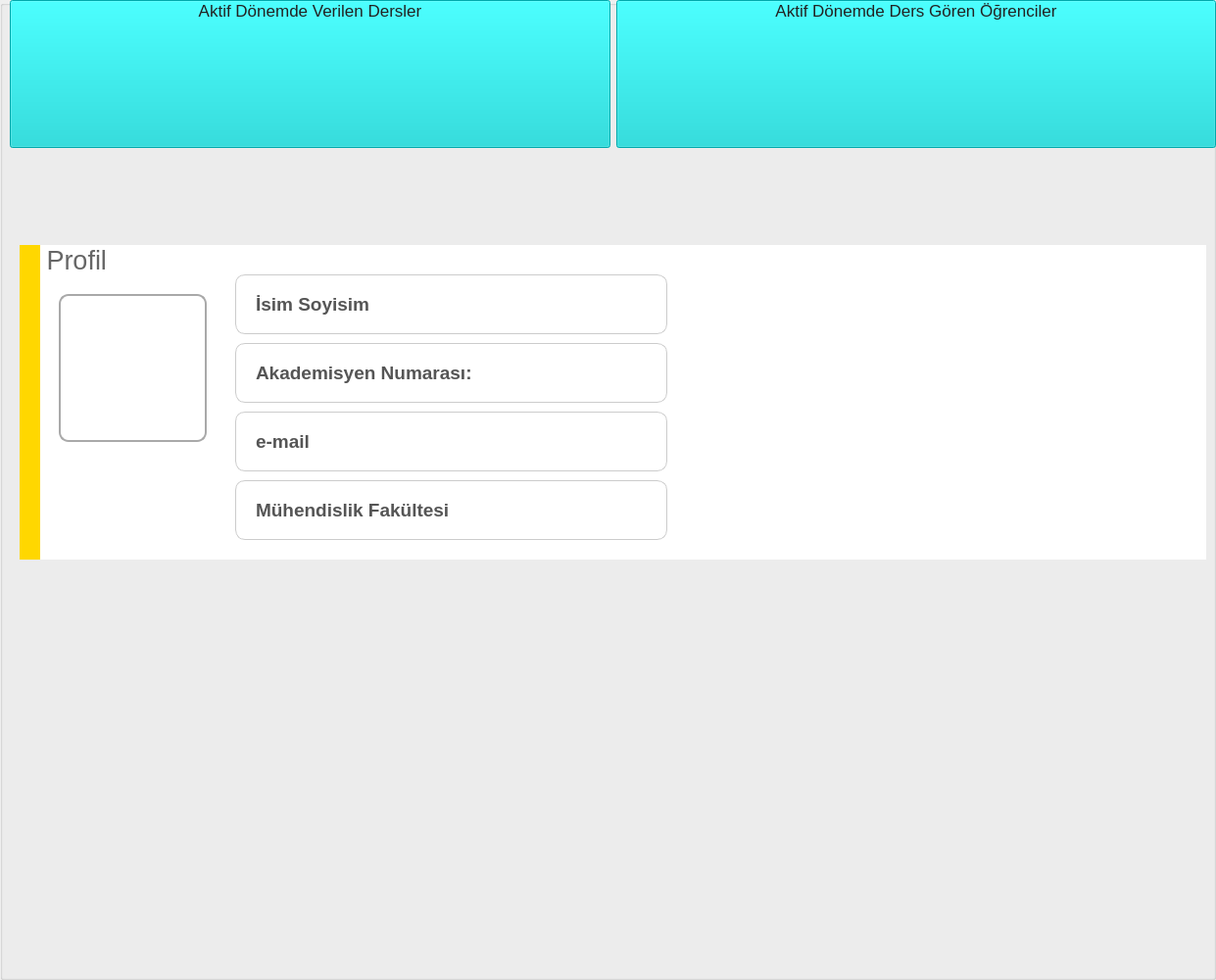
  <widget class="QGroupBox" name="groupBox_anamenu">
   <property name="geometry">
    <rect>
     <x>350</x>
     <y>0</y>
     <width>1241</width>
     <height>1000</height>
    </rect>
   </property>
   <property name="title">
    <string/>
   </property>
   <widget class="QWidget" name="horizontalLayoutWidget">
    <property name="geometry">
     <rect>
      <x>10</x>
      <y>0</y>
      <width>1231</width>
      <height>151</height>
     </rect>
    </property>
    <layout class="QHBoxLayout" name="horizontalLayout">
     <item>
      <widget class="QPushButton" name="pushButton_verilendersler">
       <property name="enabled">
        <bool>false</bool>
       </property>
       <property name="sizePolicy">
        <sizepolicy hsizetype="Preferred" vsizetype="Preferred">
         <horstretch>0</horstretch>
         <verstretch>0</verstretch>
        </sizepolicy>
       </property>
       <property name="font">
        <font>
         <pointsize>13</pointsize>
        </font>
       </property>
       <property name="styleSheet">
        <string notr="true">QPushButton {
    background-color: rgb(0, 206, 209);
    border-image: url(:/arkaplan/ic_arkaplan.jpg);
    color: #222222; /* Daha koyu gri tonu */
    text-align: top; /* Metni üste hizala */
}
</string>
       </property>
       <property name="text">
        <string>Aktif Dönemde Verilen Dersler</string>
       </property>
       <property name="icon">
        <iconset resource="ikonlar_ogrenci.qrc">
         <normaloff>:/dersler/dersler2.ico</normaloff>:/dersler/dersler2.ico</iconset>
       </property>
       <property name="iconSize">
        <size>
         <width>75</width>
         <height>75</height>
        </size>
       </property>
      </widget>
     </item>
     <item>
      <widget class="QPushButton" name="pushButton_dersgorenogrenc">
       <property name="enabled">
        <bool>false</bool>
       </property>
       <property name="sizePolicy">
        <sizepolicy hsizetype="Preferred" vsizetype="Preferred">
         <horstretch>0</horstretch>
         <verstretch>0</verstretch>
        </sizepolicy>
       </property>
       <property name="font">
        <font>
         <pointsize>13</pointsize>
        </font>
       </property>
       <property name="styleSheet">
        <string notr="true">QPushButton {
    background-color: rgb(0, 206, 209);
    border-image: url(:/arkaplan/ic_arkaplan.jpg);
    color: #222222; /* Daha koyu gri tonu */
    text-align: top; /* Metni üste hizala */
}
</string>
       </property>
       <property name="text">
        <string>Aktif Dönemde Ders Gören Öğrenciler</string>
       </property>
       <property name="icon">
        <iconset resource="ikonlar_ogrenci.qrc">
         <normaloff>:/user/user2.ico</normaloff>:/user/user2.ico</iconset>
       </property>
       <property name="iconSize">
        <size>
         <width>75</width>
         <height>75</height>
        </size>
       </property>
      </widget>
     </item>
    </layout>
   </widget>
   <widget class="QPushButton" name="pushButton_ogrtemail">
    <property name="enabled">
     <bool>false</bool>
    </property>
    <property name="geometry">
     <rect>
      <x>240</x>
      <y>420</y>
      <width>441</width>
      <height>61</height>
     </rect>
    </property>
    <property name="styleSheet">
     <string notr="true">QPushButton {
    background-color: transparent; /* Arka planı şeffaf yapar */
    border: 1px solid #ccc; /* Kenarlık ekler ve kenar rengini belirler */
    border-radius: 10px; /* Köşeleri yuvarlar */
    padding: 1px 40px 1px 20px; /* İçerik ve kenar arasındaki boşluğu belirler */
    font-size: 19px; /* Yazı fontunun boyutunu belirler */
    font-weight: bold; /* Yazı fontunu kalın yapar */
    color: #555; /* Yazı rengini belirler */
    text-align: left; /* Metni ve ikonu sola hizalar */
}

QPushButton::icon {
    margin-left: 0; /* İkonu en soldan başlatır */
}

QPushButton::text {
    padding-left: 0; /* Metni en soldan başlatır */
}
</string>
    </property>
    <property name="text">
     <string>e-mail</string>
    </property>
    <property name="icon">
     <iconset resource="ikonlar_ogrenci.qrc">
      <normaloff>:/posta/posta.ico</normaloff>:/posta/posta.ico</iconset>
    </property>
    <property name="iconSize">
     <size>
      <width>45</width>
      <height>45</height>
     </size>
    </property>
   </widget>
   <widget class="QPushButton" name="pushButton_ogrtakademisyennumara">
    <property name="enabled">
     <bool>false</bool>
    </property>
    <property name="geometry">
     <rect>
      <x>240</x>
      <y>350</y>
      <width>441</width>
      <height>61</height>
     </rect>
    </property>
    <property name="styleSheet">
     <string notr="true">QPushButton {
    background-color: transparent; /* Arka planı şeffaf yapar */
    border: 1px solid #ccc; /* Kenarlık ekler ve kenar rengini belirler */
    border-radius: 10px; /* Köşeleri yuvarlar */
    padding: 1px 40px 1px 20px; /* İçerik ve kenar arasındaki boşluğu belirler */
    font-size: 19px; /* Yazı fontunun boyutunu belirler */
    font-weight: bold; /* Yazı fontunu kalın yapar */
    color: #555; /* Yazı rengini belirler */
    text-align: left; /* Metni ve ikonu sola hizalar */
}

QPushButton::icon {
    margin-left: 0; /* İkonu en soldan başlatır */
}

QPushButton::text {
    padding-left: 0; /* Metni en soldan başlatır */
}
</string>
    </property>
    <property name="text">
     <string>Akademisyen Numarası:</string>
    </property>
    <property name="icon">
     <iconset resource="ikonlar_ogrenci.qrc">
      <normaloff>:/numara/numara.ico</normaloff>:/numara/numara.ico</iconset>
    </property>
    <property name="iconSize">
     <size>
      <width>45</width>
      <height>45</height>
     </size>
    </property>
   </widget>
   <widget class="QLabel" name="label_profil">
    <property name="geometry">
     <rect>
      <x>40</x>
      <y>250</y>
      <width>1191</width>
      <height>321</height>
     </rect>
    </property>
    <property name="font">
     <font>
      <pointsize>20</pointsize>
     </font>
    </property>
    <property name="styleSheet">
     <string notr="true">QLabel {
    color: #666; /* Yazı rengini değiştirerek açık gri tonuna ayarlar */
	background-color: rgb(255, 255, 255);
}
</string>
    </property>
    <property name="text">
     <string> Profil</string>
    </property>
    <property name="alignment">
     <set>Qt::AlignLeading|Qt::AlignLeft|Qt::AlignTop</set>
    </property>
   </widget>
   <widget class="QPushButton" name="pushButton_ogrtfakulte">
    <property name="enabled">
     <bool>false</bool>
    </property>
    <property name="geometry">
     <rect>
      <x>240</x>
      <y>490</y>
      <width>441</width>
      <height>61</height>
     </rect>
    </property>
    <property name="styleSheet">
     <string notr="true">QPushButton {
    background-color: transparent; /* Arka planı şeffaf yapar */
    border: 1px solid #ccc; /* Kenarlık ekler ve kenar rengini belirler */
    border-radius: 10px; /* Köşeleri yuvarlar */
    padding: 1px 40px 1px 20px; /* İçerik ve kenar arasındaki boşluğu belirler */
    font-size: 19px; /* Yazı fontunun boyutunu belirler */
    font-weight: bold; /* Yazı fontunu kalın yapar */
    color: #555; /* Yazı rengini belirler */
    text-align: left; /* Metni ve ikonu sola hizalar */
}

QPushButton::icon {
    margin-left: 0; /* İkonu en soldan başlatır */
}

QPushButton::text {
    padding-left: 0; /* Metni en soldan başlatır */
}
</string>
    </property>
    <property name="text">
     <string>Mühendislik Fakültesi</string>
    </property>
    <property name="icon">
     <iconset resource="ikonlar_ogrenci.qrc">
      <normaloff>:/konum/konum.ico</normaloff>:/konum/konum.ico</iconset>
    </property>
    <property name="iconSize">
     <size>
      <width>45</width>
      <height>45</height>
     </size>
    </property>
   </widget>
   <widget class="QPushButton" name="pushButton_ogrtisimsoyisim">
    <property name="enabled">
     <bool>false</bool>
    </property>
    <property name="geometry">
     <rect>
      <x>240</x>
      <y>280</y>
      <width>441</width>
      <height>61</height>
     </rect>
    </property>
    <property name="styleSheet">
     <string notr="true">QPushButton {
    background-color: transparent; /* Arka planı şeffaf yapar */
    border: 1px solid #ccc; /* Kenarlık ekler ve kenar rengini belirler */
    border-radius: 10px; /* Köşeleri yuvarlar */
    padding: 1px 40px 1px 20px; /* İçerik ve kenar arasındaki boşluğu belirler */
    font-size: 19px; /* Yazı fontunun boyutunu belirler */
    font-weight: bold; /* Yazı fontunu kalın yapar */
    color: #555; /* Yazı rengini belirler */
    text-align: left; /* Metni ve ikonu sola hizalar */
}

QPushButton::icon {
    margin-left: 0; /* İkonu en soldan başlatır */
}

QPushButton::text {
    padding-left: 0; /* Metni en soldan başlatır */
}
</string>
    </property>
    <property name="text">
     <string>İsim Soyisim</string>
    </property>
    <property name="icon">
     <iconset resource="ikonlar_ogrenci.qrc">
      <normaloff>:/user/user.ico</normaloff>:/user/user.ico</iconset>
    </property>
    <property name="iconSize">
     <size>
      <width>45</width>
      <height>45</height>
     </size>
    </property>
   </widget>
   <widget class="QLabel" name="label_ogrtphoto">
    <property name="geometry">
     <rect>
      <x>60</x>
      <y>300</y>
      <width>151</width>
      <height>151</height>
     </rect>
    </property>
    <property name="styleSheet">
     <string notr="true">QLabel {
	background-color: rgb(172, 172, 172);
	image: url(:/unknown/Unknown_person.jpg);
    border-radius: 10px; /* Köşeleri daha yuvarlak yapar */
    border: 2px solid #a9a9a9; /* Kenarlık rengi ve kalınlığını belirler */
    padding: 10px; /* Yazı içeriğinin kenarlardan içeriye olan uzaklığını belirler */
    font-size: 15px; /* Yazı fontunun boyutunu belirler */
    font-weight: bold; /* Yazı fontunu kalın yapar */
    color: #333; /* Yazı rengini belirler */
    background-color: rgba(255, 255, 255, 0); /* Arka plan rengini şeffaf yapar */
}
</string>
    </property>
    <property name="text">
     <string/>
    </property>
   </widget>
   <widget class="QLabel" name="label_profilsar_3">
    <property name="geometry">
     <rect>
      <x>20</x>
      <y>250</y>
      <width>21</width>
      <height>321</height>
     </rect>
    </property>
    <property name="styleSheet">
     <string notr="true">background-color: rgb(255, 215, 0);
border-image: url(:/arkaplan/ic_arkaplan.jpg);</string>
    </property>
    <property name="text">
     <string/>
    </property>
   </widget>
   <zorder>label_profil</zorder>
   <zorder>horizontalLayoutWidget</zorder>
   <zorder>pushButton_ogrtemail</zorder>
   <zorder>pushButton_ogrtakademisyennumara</zorder>
   <zorder>pushButton_ogrtfakulte</zorder>
   <zorder>pushButton_ogrtisimsoyisim</zorder>
   <zorder>label_ogrtphoto</zorder>
   <zorder>label_profilsar_3</zorder>
  </widget>
